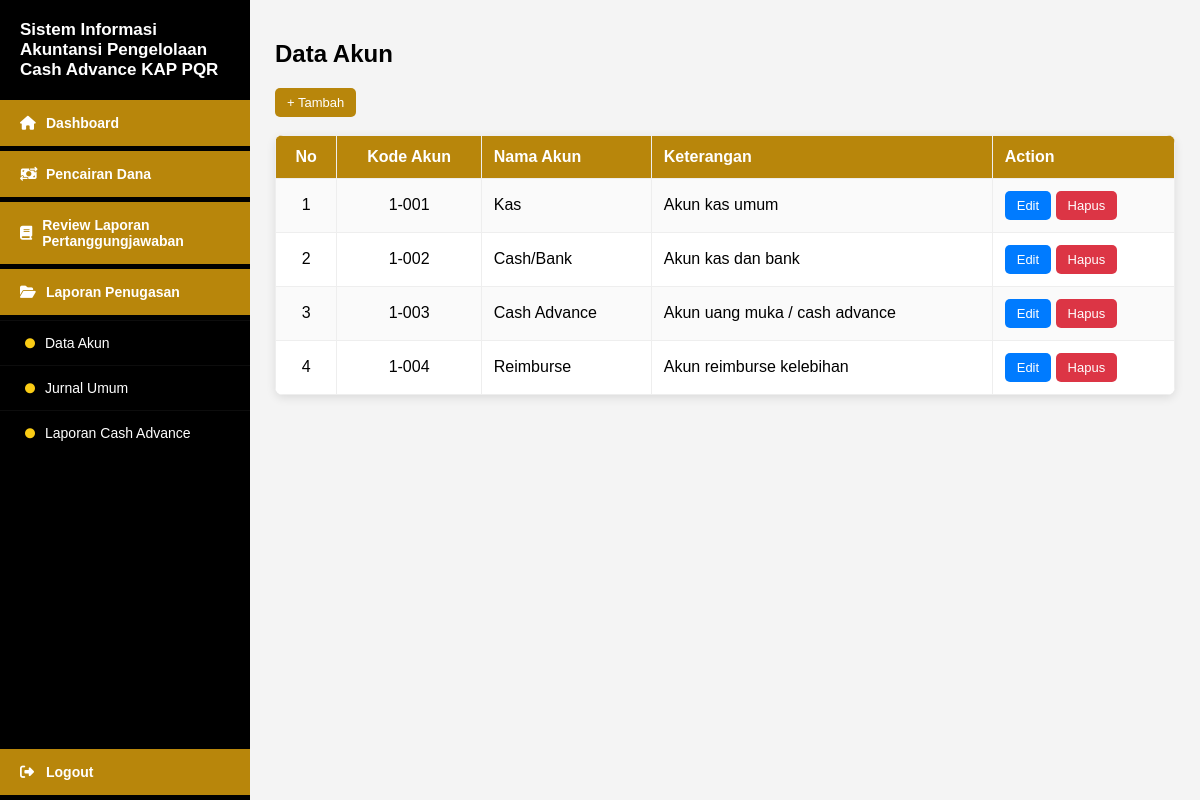
/finance/data_akun.php, run on the app's committed database.
### tables this page shows
CREATE TABLE `akun` (
  `id`         INT AUTO_INCREMENT PRIMARY KEY,
  `kode_akun`  VARCHAR(50),
  `nama_akun`  VARCHAR(255),
  `keterangan` TEXT
);

### finance/data_akun.php (the view, shortened to what this page needs)
<?php
include "../config/db.php";
?>
<!DOCTYPE html>
<html>
<head>
</head>
<body>
<?php include "sidebar.php"; ?>
<div class="content">
<div class="card">
<h2>Data Akun</h2>
<button class="btn btn-tambah" onclick="openModal()">+ Tambah</button>
<br><br>
<table>
<tr>
    <th>No</th>
    <th>Kode Akun</th>
    <th>Nama Akun</th>
    <th>Keterangan</th>
    <th>Action</th>
</tr>
<?php
$no = 1;
$q = mysqli_query($conn, "SELECT * FROM akun");
while($d = mysqli_fetch_assoc($q)){
?>
<tr>
<td><?= $no++ ?></td>
<td><?= $d['kode_akun'] ?></td>
<td><?= $d['nama_akun'] ?></td>
<td><?= $d['keterangan'] ?></td>
<td>
    <button class="btn btn-edit"
        onclick="editData('<?= $d['id'] ?>','<?= $d['kode_akun'] ?>','<?= $d['nama_akun'] ?>','<?= $d['keterangan'] ?>')">
        Edit
    </button>
    <a href="data_akun_hapus.php?id=<?= $d['id'] ?>" onclick="return confirm('Hapus data?')">
        <button class="btn btn-hapus">Hapus</button>
    </a>
</td>
</tr>
<?php } ?>
</table>
</div>
</div>
</body>
</html>

### finance/sidebar.php (shortened to what this page needs)
<link rel="stylesheet" href="https://cdnjs.cloudflare.com/ajax/libs/font-awesome/6.5.1/css/all.min.css">
<div class="sidebar">
    <h2>Sistem Informasi Akuntansi Pengelolaan Cash Advance KAP PQR</h2>
    <div class="menu">
    <a href="dashboard.php">
        <i class="fa-solid fa-house"></i>
        Dashboard
    </a>
</div>
<div class="menu">
    <a href="pencairan.php">
        <i class="fa-solid fa-money-bill-transfer"></i>
        Pencairan Dana
    </a>
</div>
<div class="menu">
    <a href="lpj_review.php">
        <i class="fa-solid fa-book"></i>
        Review Laporan Pertanggungjawaban
    </a>
</div>
<div class="menu">
    <span class="menu-title">
        <i class="fa-solid fa-folder-open"></i>
        Laporan Penugasan
    </span>
</div>
    <div class="submenu">
    <a href="data_akun.php">
        <i class="fa-solid fa-circle"></i>
        Data Akun
    </a>
    <a href="jurnal_umum.php">
        <i class="fa-solid fa-circle"></i>
        Jurnal Umum
    </a>
    <a href="data_laporan.php">
        <i class="fa-solid fa-circle"></i>
        Laporan Cash Advance
    </a>
</div>
    <div class="menu logout">
    <a href="../auth/logout.php">
        <i class="fa-solid fa-right-from-bracket"></i>
        Logout
    </a>
</div>
</div>

### finance/data_akun.php (style rules this page uses)
body { margin:0; font-family:Arial; background:#f4f4f4; }
.content { margin-left:250px; padding:30px; }
.card { max-width:900px; margin:auto; }
table { width:100%; border-collapse:collapse; background:white; box-shadow:0 3px 10px rgba(0,0,0,0.1); border-radius:8px; overflow:hidden; }
th, td { padding:12px; border:1px solid #eee; text-align:left; }
th { background:#b8860b; color:white; }
tr:nth-child(even) { background:#fafafa; }
.btn { padding:7px 12px; border:none; cursor:pointer; border-radius:5px; font-size:13px; }
.btn-tambah { background:#b8860b; color:white; }
.btn-edit { background:#007bff; color:white; }
.btn-hapus { background:#dc3545; color:white; }
td:first-child, th:first-child { text-align:center; }
td:nth-child(2), th:nth-child(2) { text-align:center; }

### finance/sidebar.php (style rules this page uses)
.sidebar { width:250px; background:black; color:white; min-height:100vh; position:fixed; overflow-y:auto; }
.sidebar h2 { padding:20px; margin:0; font-size:17px; font-weight:bold; }
.menu { background:#b8860b; margin-bottom:5px; }
.menu a, .menu-title { color:white; text-decoration:none; display:flex; align-items:center; gap:10px; padding:15px 20px; font-size:14px; font-weight:bold; }
.menu i { width:16px; font-size:14px; }
.submenu { background:black; }
.submenu a { display:flex; align-items:center; gap:10px; padding:14px 25px; color:white; text-decoration:none; font-size:14px; border-top:1px solid rgba(255,255,255,0.05); }
.submenu a i { font-size:10px; color:#facc15; }
.logout { position:absolute; bottom:0; width:100%; }
.content { margin-left:250px; padding:20px; }

### data on the page
akun: kode_akun "1-001", nama_akun "Kas", keterangan "Akun kas umum"
akun: kode_akun "1-002", nama_akun "Cash/Bank", keterangan "Akun kas dan bank"
akun: kode_akun "1-003", nama_akun "Cash Advance", keterangan "Akun uang muka / cash advance"
akun: kode_akun "1-004", nama_akun "Reimburse", keterangan "Akun reimburse kelebihan"
